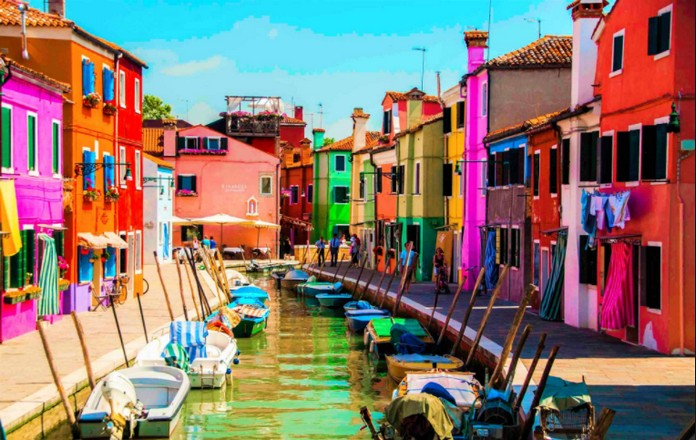
#> input picture Assets/img1.jpg, 696 x 440 px, given in place of the camera
$ python harry_potter_cloak.py
#> lines starting #> are read from the running program, lines starting #| are printed output that depends on the picture
import cv2
import numpy as np

# function for the empty work
def empty(a):
    pass

# * creating the Window
windowName = 'Color Detection in HSV Space'     # Window Name
cv2.namedWindow(windowName)                     # Window Creation

# * Adding the Track pad
cv2.createTrackbar('HUE min',windowName,0,179,empty)
cv2.createTrackbar('HUE max',windowName,179,179,empty)
cv2.createTrackbar('SAT min',windowName,0,255,empty)
cv2.createTrackbar('SAT max',windowName,255,255,empty)
cv2.createTrackbar('Value min',windowName,0,255,empty)
cv2.createTrackbar('Value max',windowName,255,255,empty)

# * Creating the Webcam Instance
cam = cv2.VideoCapture(0)


while True:
    cv2.waitKey(1000)
    isTrue, initial_frame = cam.read()
#> initial_frame is the input picture: shape (440, 696, 3); mean B, G, R 109, 119.4, 139.7
    if isTrue:
        break


# * Start Video Rolling
while True:
    isTrue, frame = cam.read()              # Reading the Frames

    # * Converting the frame in HSC color space
    framehsv = cv2.cvtColor(frame,cv2.COLOR_BGR2HSV)
#> framehsv: shape (440, 696, 3); mean H, S, V 64.4, 150, 171.2

    # * Getting the track bar Values
    h_min = cv2.getTrackbarPos('HUE min',windowName)
    h_max = cv2.getTrackbarPos('HUE max',windowName)
    s_min = cv2.getTrackbarPos('SAT min',windowName)
    s_max = cv2.getTrackbarPos('SAT max',windowName)
    v_min = cv2.getTrackbarPos('Value min',windowName)
    v_max = cv2.getTrackbarPos('Value max',windowName)

    # creating the lower and upper range
    lower = np.array([h_min,s_min,v_min])
    upper = np.array([h_max,s_max,v_max])

    # creating the mask
    mask = cv2.inRange(framehsv, lower, upper)
#> mask: shape (440, 696); every value is 255
    mask = cv2.medianBlur(mask, 3)
    mask_inv = 255+mask
#> mask_inv: shape (440, 696); every value is 254

    kernel = np.ones((3,3),np.uint8)
    mask = cv2.dilate(mask, kernel,5)

    # creating blanket area color black
    b = frame[:,:,0]
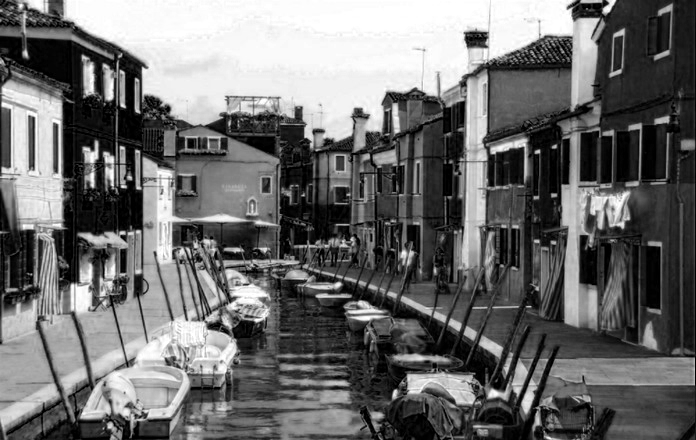
#> b: shape (440, 696); min 0, max 255, mean 109
    g = frame[:,:,1]
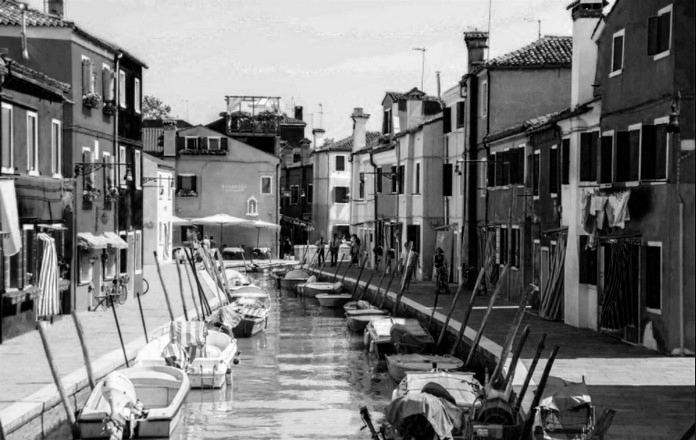
#> g: shape (440, 696); min 0, max 255, mean 119.4
    r = frame[:,:,2]
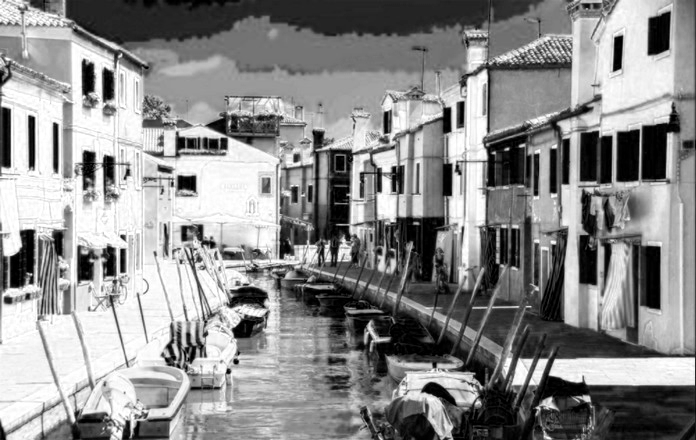
#> r: shape (440, 696); min 0, max 255, mean 139.7
    b = cv2.bitwise_and(b,mask_inv)
    g = cv2.bitwise_and(g,mask_inv)
    r = cv2.bitwise_and(r,mask_inv)
    black_blanket_frame = cv2.merge([b,g,r])

    # cutting blanket area from initial frame
    b = initial_frame[:,:,0]
    g = initial_frame[:,:,1]
    r = initial_frame[:,:,2]
    b = cv2.bitwise_and(b,mask)
    g = cv2.bitwise_and(g,mask)
    r = cv2.bitwise_and(r,mask)
    initial_blanket_frame = cv2.merge([b,g,r])


    # result output
    result = cv2.bitwise_or(black_blanket_frame,initial_blanket_frame)

    # stacking the output
    stackimgs = np.hstack([frame,result])
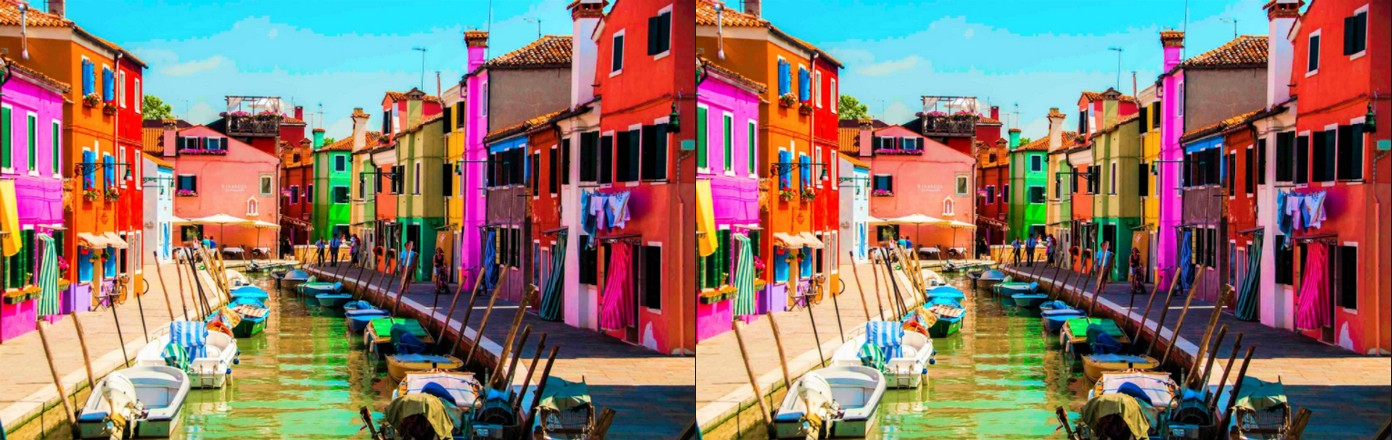
#> stackimgs: shape (440, 1392, 3); mean B, G, R 109, 119.4, 139.7

    # * Display
    cv2.imshow(windowName,stackimgs)

    # * Creating the Exit Pole
    if cv2.waitKey(1) & 0xFF == 27:
#> (key Esc is pressed here)
        break

cam.release()               # Releasing the instance
cv2.destroyAllWindows()     # Destroing the windows

$ run again, on Assets/Air_Canvas-clearmode.png
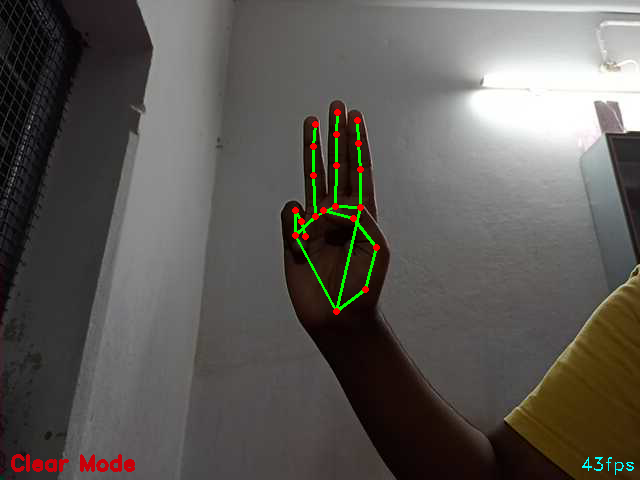
#> input picture Assets/Air_Canvas-clearmode.png, 640 x 480 px, given in place of the camera
#> initial_frame is the input picture: shape (480, 640, 3); mean B, G, R 84.6, 89, 92.3
#> framehsv: shape (480, 640, 3); mean H, S, V 31, 40.9, 94.2
#> mask: shape (480, 640); every value is 255
#> mask_inv: shape (480, 640); every value is 254
#> `r = frame[:,:,2]`:
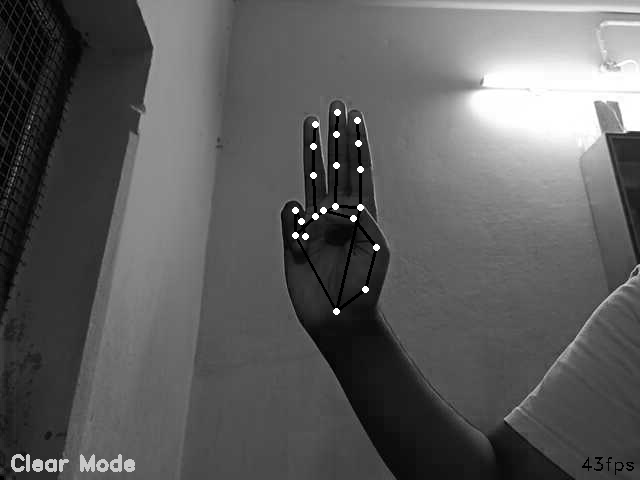
#> r: shape (480, 640); min 0, max 255, mean 92.3
#> `stackimgs = np.hstack([frame,result])`:
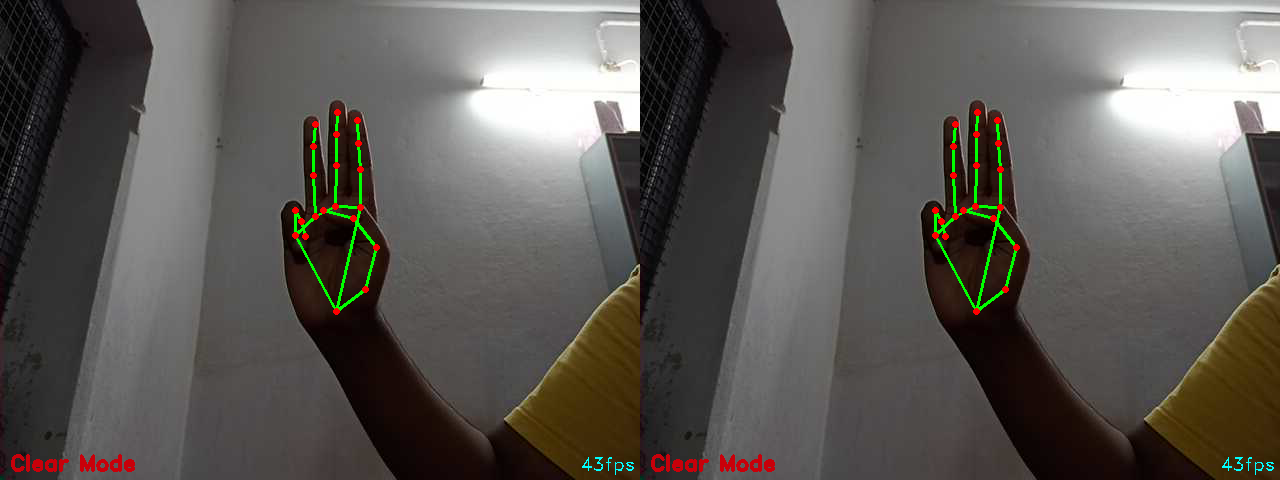
#> stackimgs: shape (480, 1280, 3); mean B, G, R 84.6, 89, 92.3
